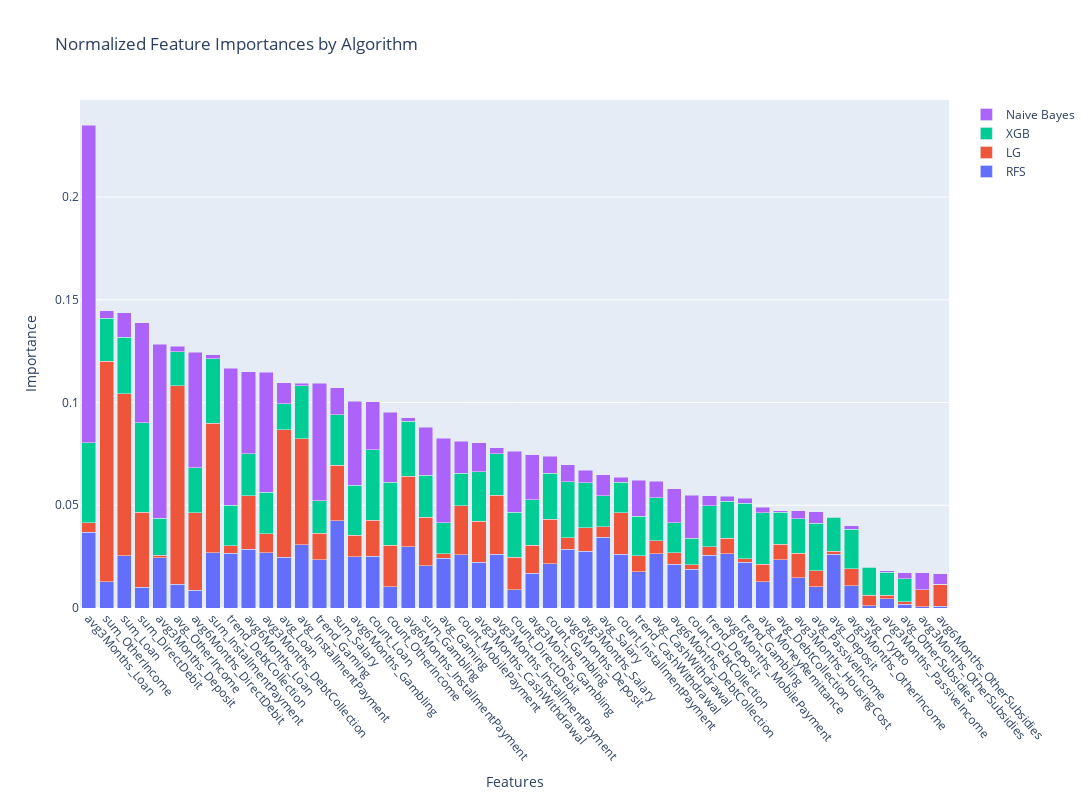

Notebook cell for this chart:
### Code cell
preprocessor = DataPreprocessor(selected_features)
(Xtrain, Ytrain), (Xtest, Ytest), train_upsampled,  = preprocessor.get_split_data_with_upsample_and_scaling(0.7)

# Example usage
models = ['naive_bayes', 'xgboost', 'random_forest', 'logistic_regression']

optimizer = ModelOptimizer(models=models, X_train=Xtrain, y_train=Ytrain, n_trials=100)
best_params, best_models = optimizer.run()

# Usage
# Assuming best_models, Xtrain, Ytrain, Xtest, Ytest, train_upsampled are predefined
evaluator = ModelEvaluator(Xtrain, Ytrain, Xtest, Ytest, best_models)
evaluator.evaluate_models()
evaluator.plot_roc_curves()


# Usage
# Assuming best_models, train_upsampled, and selected_features are predefined
feature_importance = FeatureImportance(train_upsampled, best_models, selected_features)
feature_importance.calculate_importances()
feature_importance.calculate_cumulative_importance()
features_to_keep, features_to_discard = feature_importance.find_highly_correlated_features()

print("Features to keep:", features_to_keep)
print("Features to discard:", features_to_discard)

sorted_features = feature_importance.plot_importances()


## Filter away highly correlated features and take away the absolut worst
filtered_list = [item for item in sorted_features if item not in features_to_discard]
selection2x1 = filtered_list[:30]

### Figure 1 — Plotly figure (JSON) as saved in the notebook; plotly's stock layout.template omitted (floating-point values rounded to 4 significant figures)
{"data": [{"name": "RFS", "type": "bar", "x": ["avg3Months_Loan", "sum_OtherIncome", "sum_Loan", "sum_DirectDebit", "avg3Months_Deposit", "avg_OtherIncome", "avg6Months_DirectDebit", "sum_InstallmentPayment", "trend_DebtCollection", "avg6Months_Loan", "avg3Months_DebtCollection", "avg_Loan", "avg_InstallmentPayment", "trend_Gaming", "sum_Salary", "avg6Months_Gambling", "count_Loan", "count_OtherIncome", "avg6Months_InstallmentPayment", "sum_Gambling", "avg_Gaming", "count_MobilePayment", "avg3Months_CashWithdrawal", "avg3Months_InstallmentPayment", "count_DirectDebit", "avg3Months_Gambling", "count_Gambling", "avg6Months_Deposit", "avg3Months_Salary", "avg_Salary", "count_InstallmentPayment", "trend_CashWithdrawal", "avg_CashWithdrawal", "avg6Months_DebtCollection", "count_DebtCollection", "trend_Deposit", "avg6Months_MobilePayment", "trend_Gambling", "avg_MoneyRemittance", "avg_DebtCollection", "avg3Months_HousingCost", "avg_PassiveIncome", "avg_Deposit", "avg3Months_OtherIncome", "avg_Crypto", "avg3Months_PassiveIncome", "avg_OtherSubsidies", "avg3Months_OtherSubsidies", "avg6Months_OtherSubsidies"], "y": [0.03676, 0.01286, 0.02555, 0.01008, 0.02444, 0.01149, 0.008733, 0.02701, 0.02669, 0.02861, 0.02699, 0.0246, 0.03071, 0.02356, 0.04258, 0.02504, 0.02523, 0.01044, 0.02978, 0.02062, 0.02428, 0.02586, 0.02221, 0.02605, 0.008885, 0.01683, 0.02146, 0.02859, 0.02757, 0.03446, 0.02616, 0.01768, 0.02636, 0.02123, 0.01892, 0.02573, 0.0264, 0.02223, 0.01288, 0.02352, 0.01473, 0.01037, 0.02604, 0.01082, 0.001185, 0.004482, 0.001891, 0.0006109, 0.0008116]}, {"name": "LG", "type": "bar", "x": ["avg3Months_Loan", "sum_OtherIncome", "sum_Loan", "sum_DirectDebit", "avg3Months_Deposit", "avg_OtherIncome", "avg6Months_DirectDebit", "sum_InstallmentPayment", "trend_DebtCollection", "avg6Months_Loan", "avg3Months_DebtCollection", "avg_Loan", "avg_InstallmentPayment", "trend_Gaming", "sum_Salary", "avg6Months_Gambling", "count_Loan", "count_OtherIncome", "avg6Months_InstallmentPayment", "sum_Gambling", "avg_Gaming", "count_MobilePayment", "avg3Months_CashWithdrawal", "avg3Months_InstallmentPayment", "count_DirectDebit", "avg3Months_Gambling", "count_Gambling", "avg6Months_Deposit", "avg3Months_Salary", "avg_Salary", "count_InstallmentPayment", "trend_CashWithdrawal", "avg_CashWithdrawal", "avg6Months_DebtCollection", "count_DebtCollection", "trend_Deposit", "avg6Months_MobilePayment", "trend_Gambling", "avg_MoneyRemittance", "avg_DebtCollection", "avg3Months_HousingCost", "avg_PassiveIncome", "avg_Deposit", "avg3Months_OtherIncome", "avg_Crypto", "avg3Months_PassiveIncome", "avg_OtherSubsidies", "avg3Months_OtherSubsidies", "avg6Months_OtherSubsidies"], "y": [0.004694, 0.1074, 0.07862, 0.03659, 0.001131, 0.09665, 0.03766, 0.063, 0.003658, 0.02604, 0.009057, 0.06213, 0.0517, 0.01292, 0.02699, 0.01049, 0.01747, 0.02018, 0.03443, 0.02346, 0.002114, 0.0239, 0.02013, 0.02885, 0.01574, 0.01372, 0.02184, 0.005671, 0.01147, 0.005025, 0.02027, 0.007763, 0.006415, 0.005572, 0.002062, 0.004059, 0.007541, 0.001658, 0.008301, 0.007414, 0.0119, 0.007662, 0.00149, 0.008177, 0.00497, 0.001662, 0.001181, 0.008376, 0.01085]}, {"name": "XGB", "type": "bar", "x": ["avg3Months_Loan", "sum_OtherIncome", "sum_Loan", "sum_DirectDebit", "avg3Months_Deposit", "avg_OtherIncome", "avg6Months_DirectDebit", "sum_InstallmentPayment", "trend_DebtCollection", "avg6Months_Loan", "avg3Months_DebtCollection", "avg_Loan", "avg_InstallmentPayment", "trend_Gaming", "sum_Salary", "avg6Months_Gambling", "count_Loan", "count_OtherIncome", "avg6Months_InstallmentPayment", "sum_Gambling", "avg_Gaming", "count_MobilePayment", "avg3Months_CashWithdrawal", "avg3Months_InstallmentPayment", "count_DirectDebit", "avg3Months_Gambling", "count_Gambling", "avg6Months_Deposit", "avg3Months_Salary", "avg_Salary", "count_InstallmentPayment", "trend_CashWithdrawal", "avg_CashWithdrawal", "avg6Months_DebtCollection", "count_DebtCollection", "trend_Deposit", "avg6Months_MobilePayment", "trend_Gambling", "avg_MoneyRemittance", "avg_DebtCollection", "avg3Months_HousingCost", "avg_PassiveIncome", "avg_Deposit", "avg3Months_OtherIncome", "avg_Crypto", "avg3Months_PassiveIncome", "avg_OtherSubsidies", "avg3Months_OtherSubsidies", "avg6Months_OtherSubsidies"], "y": [0.039, 0.02089, 0.02763, 0.04352, 0.01807, 0.01664, 0.0219, 0.03133, 0.01954, 0.02032, 0.02028, 0.0126, 0.02575, 0.01566, 0.02451, 0.02422, 0.03444, 0.03061, 0.02662, 0.02041, 0.01499, 0.01581, 0.02401, 0.02014, 0.02198, 0.02204, 0.02232, 0.02707, 0.02193, 0.01525, 0.01487, 0.0192, 0.02091, 0.01473, 0.01308, 0.01998, 0.01794, 0.02703, 0.02509, 0.01578, 0.01679, 0.02312, 0.01667, 0.01929, 0.01363, 0.01127, 0.01116, 0, 0]}, {"name": "Naive Bayes", "type": "bar", "x": ["avg3Months_Loan", "sum_OtherIncome", "sum_Loan", "sum_DirectDebit", "avg3Months_Deposit", "avg_OtherIncome", "avg6Months_DirectDebit", "sum_InstallmentPayment", "trend_DebtCollection", "avg6Months_Loan", "avg3Months_DebtCollection", "avg_Loan", "avg_InstallmentPayment", "trend_Gaming", "sum_Salary", "avg6Months_Gambling", "count_Loan", "count_OtherIncome", "avg6Months_InstallmentPayment", "sum_Gambling", "avg_Gaming", "count_MobilePayment", "avg3Months_CashWithdrawal", "avg3Months_InstallmentPayment", "count_DirectDebit", "avg3Months_Gambling", "count_Gambling", "avg6Months_Deposit", "avg3Months_Salary", "avg_Salary", "count_InstallmentPayment", "trend_CashWithdrawal", "avg_CashWithdrawal", "avg6Months_DebtCollection", "count_DebtCollection", "trend_Deposit", "avg6Months_MobilePayment", "trend_Gambling", "avg_MoneyRemittance", "avg_DebtCollection", "avg3Months_HousingCost", "avg_PassiveIncome", "avg_Deposit", "avg3Months_OtherIncome", "avg_Crypto", "avg3Months_PassiveIncome", "avg_OtherSubsidies", "avg3Months_OtherSubsidies", "avg6Months_OtherSubsidies"], "y": [0.1544, 0.003647, 0.01187, 0.04867, 0.08469, 0.002679, 0.05626, 0.001913, 0.06682, 0.04002, 0.05832, 0.0102, 0.001218, 0.05719, 0.01318, 0.04099, 0.02332, 0.03393, 0.001736, 0.02356, 0.04134, 0.01569, 0.01413, 0.003062, 0.02958, 0.0219, 0.008206, 0.008371, 0.006102, 0.0102, 0.002356, 0.01746, 0.007968, 0.01652, 0.02071, 0.004837, 0.002568, 0.002422, 0.002781, 0.000572, 0.003862, 0.005753, 0.0003012, 0.001847, 0.0002035, 0.0006033, 0.00292, 0.008136, 0.004969]}], "layout": {"barmode": "stack", "height": 800, "title": {"text": "Normalized Feature Importances by Algorithm"}, "width": 1800, "xaxis": {"categoryorder": "total descending", "tickangle": 50, "title": {"text": "Features"}}, "yaxis": {"title": {"text": "Importance"}}}}
